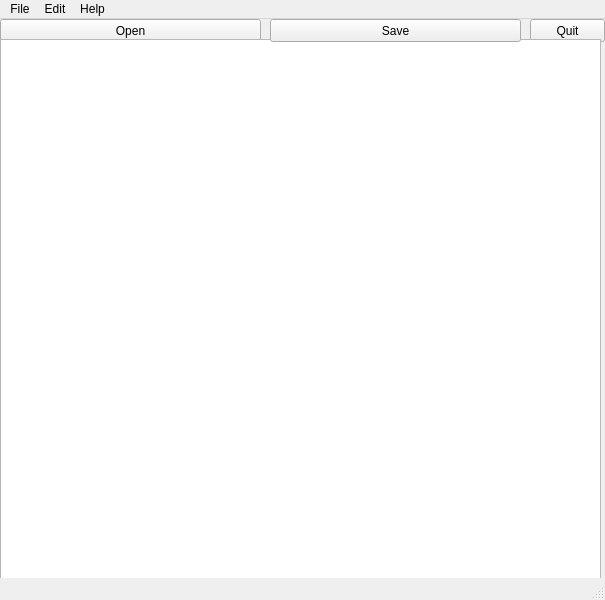
<?xml version="1.0" encoding="UTF-8"?>
<ui version="4.0">
 <class>notepad</class>
 <widget class="QMainWindow" name="notepad">
  <property name="geometry">
   <rect>
    <x>0</x>
    <y>0</y>
    <width>605</width>
    <height>600</height>
   </rect>
  </property>
  <property name="windowTitle">
   <string>MainWindow</string>
  </property>
  <widget class="QWidget" name="centralwidget">
   <widget class="QPushButton" name="closeButton">
    <property name="geometry">
     <rect>
      <x>530</x>
      <y>0</y>
      <width>75</width>
      <height>23</height>
     </rect>
    </property>
    <property name="text">
     <string>Quit</string>
    </property>
   </widget>
   <widget class="QPushButton" name="button_open">
    <property name="geometry">
     <rect>
      <x>0</x>
      <y>0</y>
      <width>261</width>
      <height>23</height>
     </rect>
    </property>
    <property name="text">
     <string>Open</string>
    </property>
   </widget>
   <widget class="QTextEdit" name="editor_window">
    <property name="geometry">
     <rect>
      <x>0</x>
      <y>20</y>
      <width>601</width>
      <height>571</height>
     </rect>
    </property>
   </widget>
   <widget class="QPushButton" name="button_save">
    <property name="geometry">
     <rect>
      <x>270</x>
      <y>0</y>
      <width>251</width>
      <height>23</height>
     </rect>
    </property>
    <property name="text">
     <string>Save</string>
    </property>
   </widget>
  </widget>
  <widget class="QMenuBar" name="menubar">
   <property name="geometry">
    <rect>
     <x>0</x>
     <y>0</y>
     <width>605</width>
     <height>21</height>
    </rect>
   </property>
   <widget class="QMenu" name="menuFile">
    <property name="title">
     <string>File</string>
    </property>
   </widget>
   <widget class="QMenu" name="menuEdit">
    <property name="title">
     <string>Edit</string>
    </property>
   </widget>
   <widget class="QMenu" name="menuHelp">
    <property name="title">
     <string>Help</string>
    </property>
   </widget>
   <addaction name="menuFile"/>
   <addaction name="menuEdit"/>
   <addaction name="menuHelp"/>
  </widget>
  <widget class="QStatusBar" name="statusbar"/>
 </widget>
 <resources/>
 <connections>
  <connection>
   <sender>closeButton</sender>
   <signal>clicked()</signal>
   <receiver>notepad</receiver>
   <slot>close()</slot>
   <hints>
    <hint type="sourcelabel">
     <x>530</x>
     <y>43</y>
    </hint>
    <hint type="destinationlabel">
     <x>0</x>
     <y>37</y>
    </hint>
   </hints>
  </connection>
 </connections>
</ui>
